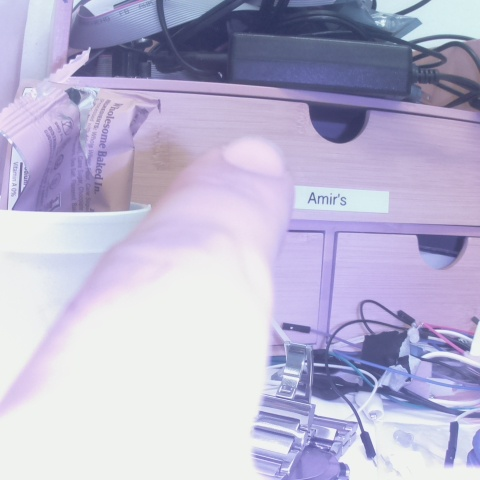
#> input picture Threshold Testing/Test2.jpg, 480 x 480 px
$ python image_diff.py   (older library calls are emulated)
#> lines starting #> are read from the running program, lines starting #| are printed output that depends on the picture; after the words box and inside, x2 and y2 are one past the last pixel; in counts of white or black regions, pixels touching at a corner belong together
#https://www.pyimagesearch.com/2017/06/19/image-difference-with-opencv-and-python/


import numpy as np
from skimage import filters
from skimage.measure import compare_ssim
from skimage.segmentation import flood, flood_fill
import argparse
import imutils
import cv2
import matplotlib.pyplot as plt

# [144 lines left out: functions direction, masking, fingerFinder, imagediff, image_bright, not called in this run]

def floodfill():
	ir_in = cv2.imread("Test2.jpg", cv2.IMREAD_GRAYSCALE);
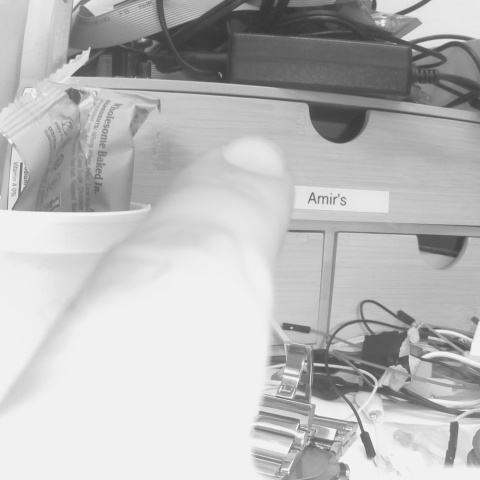
#> ir_in: shape (480, 480); min 53, max 247, mean 187.1

	th, ir_th = cv2.threshold(ir_in, 220, 255, cv2.THRESH_BINARY_INV);
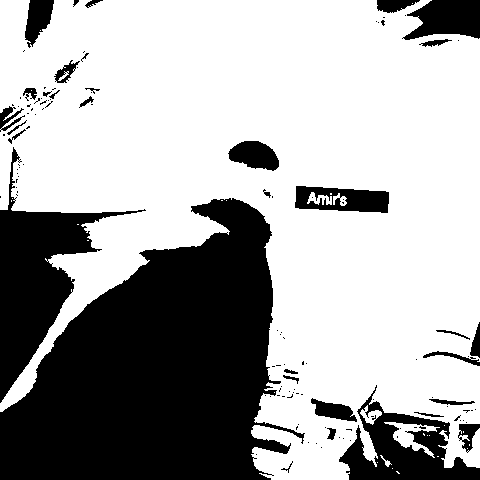
#> ir_th: shape (480, 480); 66% white; 126 black regions (94 under 20 px), largest, box (x1, y1, x2, y2) and area: (0, 198, 305, 480) 52528, (0, 147, 146, 403) 10768, (339, 385, 480, 480) 5591

	ir_floodfill = ir_th.copy()

	h, w = ir_th.shape[:2]
#> h = 480; w = 480
	mask = np.zeros((h+2, w+2),np.uint8)

	cv2.floodFill(ir_floodfill, mask, (0,0), 255);
	ir_floodfill_inv = cv2.bitwise_not(ir_floodfill)

	ir_out = ir_th | ir_floodfill_inv
#> ir_out: shape (480, 480); every value is 255

	cv2.imshow("Flood", ir_floodfill)
	#cv2.imshow("Threshold", ir_th)
	cv2.imshow("Inverted Floodfill", ir_floodfill_inv)
	cv2.imshow("Foreground", ir_out)
	cv2.waitKey(0)


'''
def example():
	# construct the argument parse and parse the arguments
	ap = argparse.ArgumentParser()
	ap.add_argument("-f", "--first", required=True,
		help="first input image")
	ap.add_argument("-s", "--second", required=True,
		help="second")
	args = vars(ap.parse_args())

	# load the two input images
	imageA = cv2.imread(args["first"])
	imageB = cv2.imread(args["second"])
	# convert the images to grayscale
	grayA = cv2.cvtColor(imageA, cv2.COLOR_BGR2GRAY)
	grayB = cv2.cvtColor(imageB, cv2.COLOR_BGR2GRAY)
	cv2.imshow("imag1",grayA)
	cv2.imshow("imag2",grayB)

	(score, diff) = compare_ssim(grayA, grayB, full=True)

	diff = (diff * 255).astype("uint8")
	print("SSIM: {}".format(score))
	cv2.imshow("difference",diff)

	# threshold the difference image, followed by finding contours to
	# obtain the regions of the two input images that differ
	thresh = cv2.threshold(diff, 0, 255,
		cv2.THRESH_BINARY_INV | cv2.THRESH_OTSU)[1]

	cnts = cv2.findContours(thresh.copy(), cv2.RETR_EXTERNAL,
		cv2.CHAIN_APPROX_SIMPLE)

	cnts = imutils.grab_contours(cnts)

	# loop over the contours
	for c in cnts:
		# compute the bounding box of the contour and then draw the
		# bounding box on both input images to represent where the two
		# images differ
		(x, y, w, h) = cv2.boundingRect(c)
		cv2.rectangle(imageA, (x, y), (x + w, y + h), (0, 0, 255), 2)
		cv2.rectangle(imageB, (x, y), (x + w, y + h), (0, 0, 255), 2)
	# show the output images
	cv2.imwrite("output/Original.jpg", imageA)
	cv2.imwrite("output/Modified.jpg", imageB)
	cv2.imwrite("output/Diff.jpg", diff)
	cv2.imwrite("output/Thresh.jpg", thresh)
	cv2.waitKey(10000000)
	cv2.destroyAllWindows()
'''

#fingerFinder()
#imagediff()
#image_bright()
floodfill()
#example()

$ run again, with Threshold Testing/Test1.jpg copied over Threshold Testing/Test2.jpg
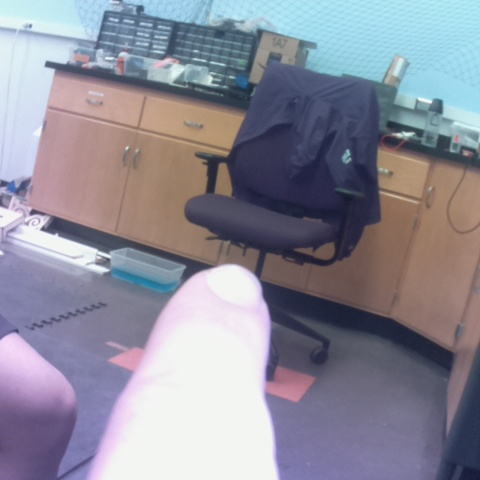
#> input picture Threshold Testing/Test1.jpg, 480 x 480 px
#> in floodfill, `th, ir_th = cv2.threshold(ir_in, 220, 255, cv2.THRESH_BINARY_INV);`:
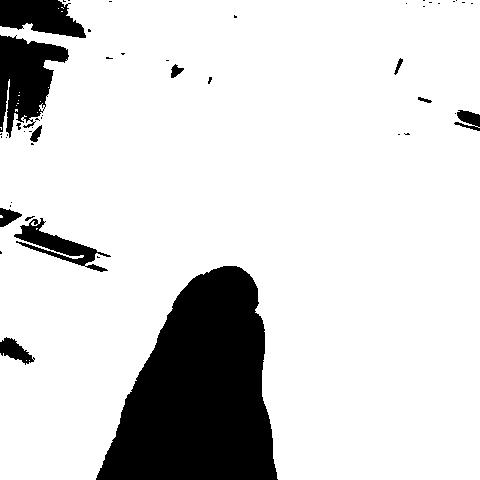
#> ir_th: shape (480, 480); 84.6% white; 49 black regions (36 under 20 px), largest, box (x1, y1, x2, y2) and area: (96, 266, 278, 480) 25924, (0, 35, 69, 138) 4063, (0, 0, 86, 38) 2260
#> ir_floodfill: shape (480, 480); 85.6% white; 50 black regions (38 under 20 px), largest, box (x1, y1, x2, y2) and area: (96, 266, 278, 480) 25924, (0, 35, 69, 138) 4063, (14, 218, 111, 272) 1588
#> in floodfill, `ir_out = ir_th | ir_floodfill_inv`:
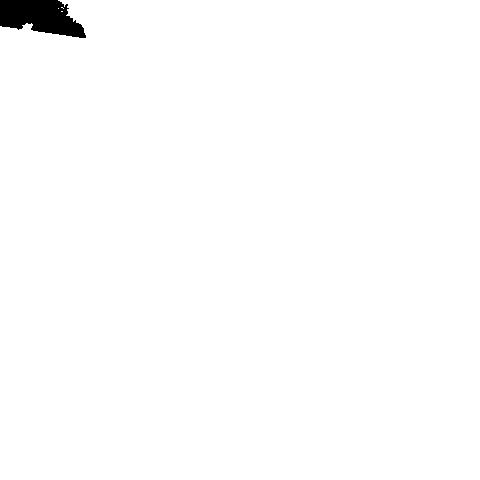
#> ir_out: shape (480, 480); 99% white; 1 black region, box (x1, y1, x2, y2) and area: (0, 0, 86, 38) 2256
